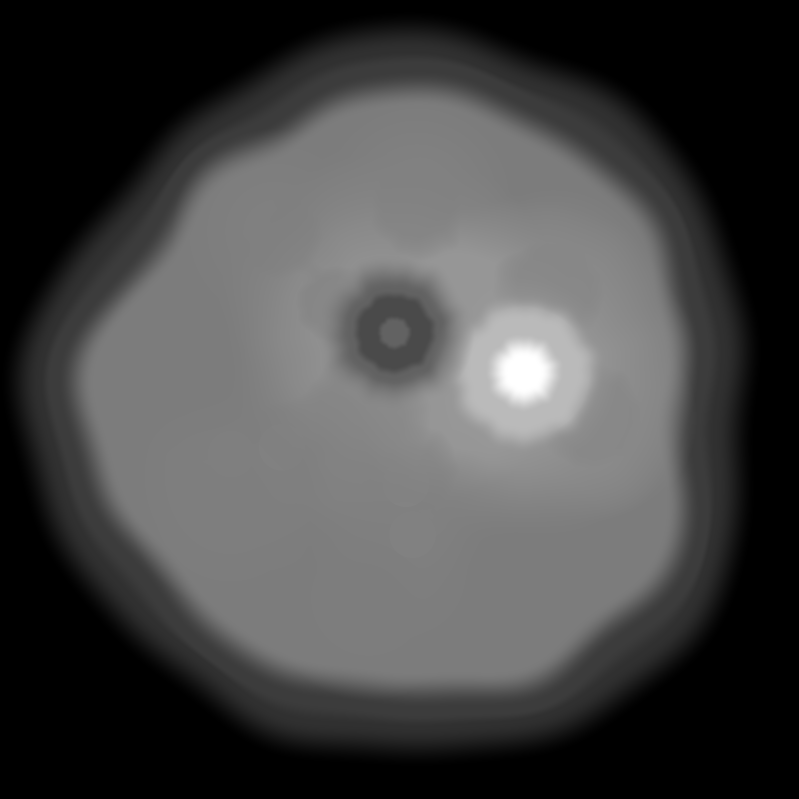
#> input picture Tools/MapProd/heightmap_test.png, 2395 x 2395 px (shown at 1/3 size)
$ python burn_preview.py ../MapProd/heightmap_test.png out.png
#> lines starting #> are read from the running program, lines starting #| are printed output that depends on the picture
# burn_preview.py (plain python, not the editor)
# The burn shader of M_FlashBurn (build_assets.BURN_HLSL) in numpy, on a screenshot, at a few ages and
# strengths, so the look can be judged without PIE.  python burn_preview.py <in.png> <out.png>
import sys
import numpy as np
from PIL import Image


def burn(scene, center, size, strength, age):
    h, w, _ = scene.shape
    ys, xs = np.mgrid[0:h, 0:w]
    uv = np.stack([(xs + 0.5) / w, (ys + 0.5) / h], -1)
    d = uv - np.array(center)
    d[..., 0] *= w / h
    r = np.linalg.norm(d, axis=-1) / max(size, 0.001)
    core = np.clip(1 - r, 0, 1)
    core = core * core * (3 - 2 * core)
    halo = np.exp(-r * r * 2.5)
    t = min(max(age, 0), 1)
    s = min(max(strength, 0), 1)
    bright = max(0.0, min(1.0, 1 - t * 4))
    ghost = max(0.0, min(1.0, (t - 0.08) * 3.0)) * (1 - t) ** 0.7
    warm = np.array([1.0, 0.96, 0.85])
    col = scene.copy()
    wash = s * s * max(0.0, min(1.0, 1 - t * 5)) * 0.35
    col = col + (warm - col) * wash
    col = col + warm * (core * 2.0 + halo * 0.5)[..., None] * s * bright
    tint = np.array([0.55, 0.38, 0.62])
    k = np.clip(core * 1.4 + halo * 0.3, 0, 1)[..., None] * ghost * np.sqrt(s) * 1.4
    col = col + (col * tint - col) * k
    lum = (col * np.array([0.3, 0.59, 0.11])).sum(-1, keepdims=True)
    col = col + (lum - col) * (np.clip(halo, 0, 1)[..., None] * s * (1 - t) * 0.5)
    return np.minimum(col, 1.0)


def main():
    img = np.asarray(Image.open(sys.argv[1]).convert("RGB").resize((480, 270)), dtype=np.float32) / 255.0
#> img: shape (270, 480, 3) float32; every value is 1
    rows = []
    for strength, size in ((1.0, 0.32), (0.4, 0.15)):
        row = [burn(img, (0.6, 0.45), size, strength, a) for a in (0.03, 0.2, 0.45, 0.8)]
        rows.append(np.concatenate(row, 1))
#> this loop made 2 passes
#> pass 1, in burn, `col = col + (warm - col) * wash`:
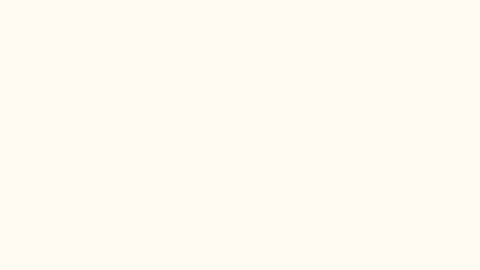
#> col: shape (270, 480, 3) float64; mean R, G, B 1, 0.988, 0.955
#> pass 1, in burn, `col = col + warm * (core * 2.0 + halo * 0.5)[..., None] * s * bright`:
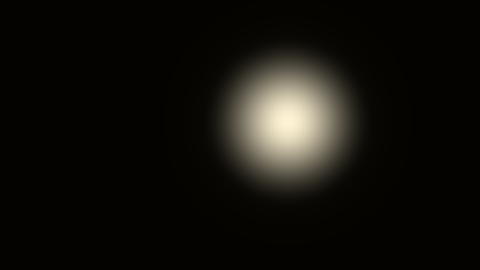
#> col: shape (270, 480, 3) float64; mean R, G, B 1.13, 1.11, 1.06; drawn with min black and max white
#> pass 1, in burn, `lum = (col * np.array([0.3, 0.59, 0.11])).sum(-1, keepdims=True)`:
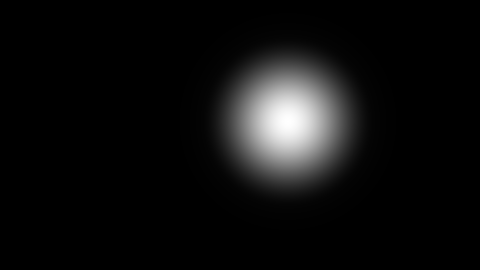
#> lum: shape (270, 480, 1) float64; min 0.988, max 3.1, mean 1.11; drawn with min black and max white
#> after the loop, rows = 2 items
    out = np.concatenate(rows, 0)
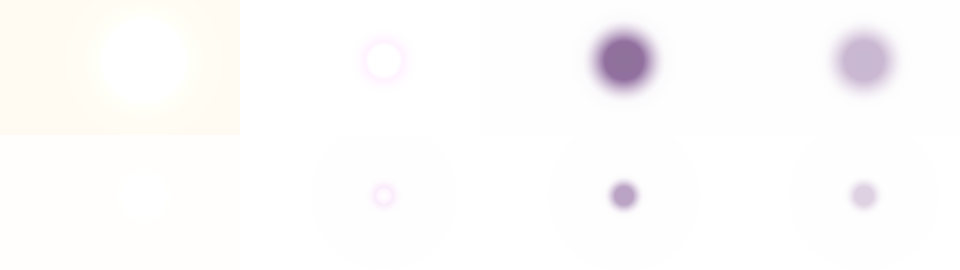
#> out: shape (540, 1920, 3) float64 (shown at 1/2 size); mean of channels 0, 1, 2 0.992, 0.988, 0.988; drawn as R, G, B
    Image.fromarray((np.clip(out, 0, 1) * 255).astype(np.uint8)).save(sys.argv[2])
    print("saved", sys.argv[2])


main()
